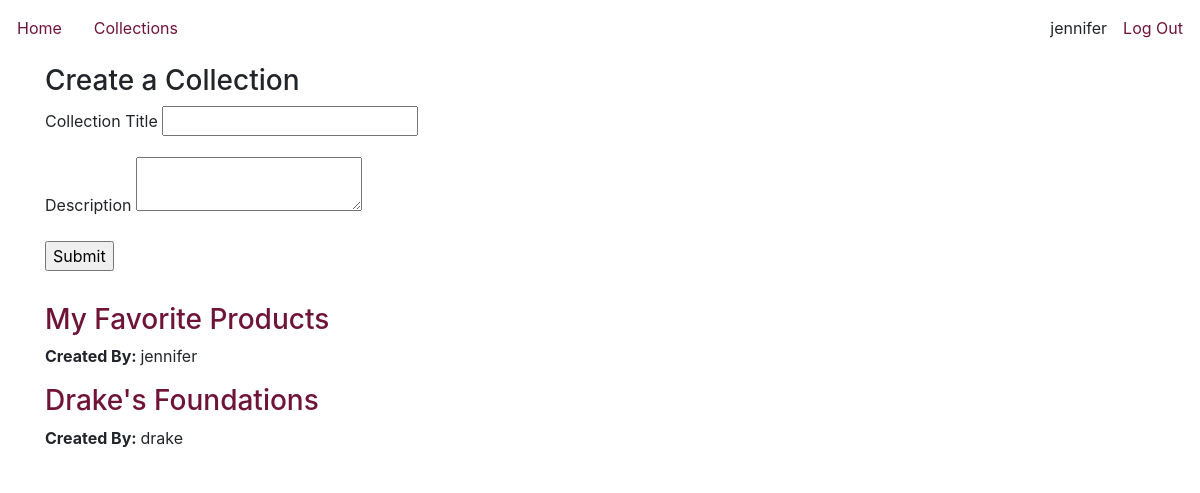
/collections (signed in), run on the app's committed database.
### makeup_app/models.py (models this page shows)
class User(db.Model, UserMixin):
    id = db.Column(db.Integer, primary_key = True)
    username = db.Column(db.String(80), nullable = False)
    password = db.Column(db.String(80), nullable=False)

class Collection(db.Model):
    id = db.Column(db.Integer, primary_key = True)
    title = db.Column(db.String(80), nullable = False)
    description = db.Column(db.String(80), nullable = False)
    products = []
    created_by_id = db.Column(db.Integer, db.ForeignKey('user.id'))
    created_by = db.relationship('User')

### makeup_app/routes.py (the view)
@main.route('/collections', methods=['GET', 'POST'])
def collections():
    form = CollectionForm()
    test = []
    collections = Collection.query.all()
    for collection in collections:
        if collection.title != None:
            test.append(collection)
            print(collection.created_by)
    return render_template('collections.html', form = form, test = test)

### makeup_app/forms.py
class CollectionForm(FlaskForm):
    title = StringField('Collection Title', validators=[DataRequired(), Length(min=3, max=50)])
    description = TextAreaField('Description', validators=[DataRequired()])
    submit = SubmitField('Submit')

### makeup_app/extensions.py (called while the page is built)
@login_manager.user_loader
def load_user(user_id):
    return User.query.get(user_id)

### makeup_app/templates/collections.html (shortened to what this page needs)
{% extends 'base.html' %}
{% block content %}
<div class="container card my-2">
    <h3>Create a Collection</h3>
    <form method='POST' action="/collections/new_collection">
    <fieldset>
        {{ form.title.label}}
        {{ form.title}}
        {{ form.description.label}}
        {{ form.description}}
        {{ form.submit }}
    </fieldset>
</form> <br>
</div>
<div class="container card m-auto">
    {% for i in test %}
    <h3><a href="/collections/{{i.id}}">{{i.title}}</a></h3>
    <p><strong>Created By: </strong>{{i.created_by.username}}</p>
    {% endfor %}
</div>
{% endblock %}

### makeup_app/templates/base.html (shortened to what this page needs)
<!DOCTYPE html>
<html>
    <head>
        <link rel="stylesheet" href="https://cdn.jsdelivr.net/npm/bootstrap@4.3.1/dist/css/bootstrap.min.css">
        <link rel= "stylesheet" type= "text/css" href= "{{ url_for('static', filename='/styles.css') }}">
    </head>
    <body>
        <div id="content">
            <nav class="navbar">
                <div class="row">
                    <a href="/" class="nav-link">Home</a>
                    <a href="/collections" class="nav-link">Collections</a>
                </div>
                <div class="row">
                {% if current_user.is_authenticated %}
                <p class="my-auto">{{current_user.username}}</p>
                <a href="/logout" class="nav-link">Log Out</a>
                {% else %}
                    <a href="/login" class="nav-link">Log In</a>
                    <a href="/signup" class="nav-link">Sign Up</a>
                {% endif %}
            </div>
            </nav>
            {% block content %}{% endblock %}
        </div>
    </body>
</html>

### makeup_app/static/styles.css (style rules this page uses)
a:not(button) { color: rgb(111, 20, 54); }
.card { border: none; }

### data on the page
User: username "jennifer"
Collection: title "My Favorite Products", created_by.username "jennifer"
Collection: title "Drake's Foundations", created_by.username "drake"
